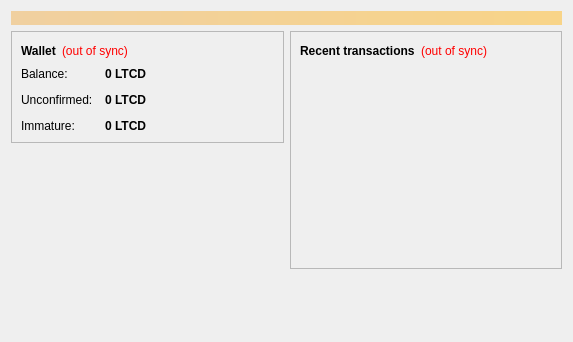
<?xml version="1.0" encoding="UTF-8"?>
<ui version="4.0">
 <class>OverviewPage</class>
 <widget class="QWidget" name="OverviewPage">
  <property name="geometry">
   <rect>
    <x>0</x>
    <y>0</y>
    <width>573</width>
    <height>342</height>
   </rect>
  </property>
  <property name="windowTitle">
   <string>Form</string>
  </property>
  <layout class="QVBoxLayout" name="topLayout">
   <item>
    <widget class="QLabel" name="labelAlerts">
     <property name="visible">
      <bool>false</bool>
     </property>
     <property name="styleSheet">
      <string notr="true">background-color: qlineargradient(x1: 0, y1: 0, x2: 1, y2: 0, stop:0 #F0D0A0, stop:1 #F8D488); color:#000000;</string>
     </property>
     <property name="wordWrap">
      <bool>true</bool>
     </property>
     <property name="margin">
      <number>3</number>
     </property>
    </widget>
   </item>
   <item>
    <layout class="QHBoxLayout" name="horizontalLayout" stretch="1,1">
     <item>
      <layout class="QVBoxLayout" name="verticalLayout_2">
       <item>
        <widget class="QFrame" name="frame">
         <property name="frameShape">
          <enum>QFrame::StyledPanel</enum>
         </property>
         <property name="frameShadow">
          <enum>QFrame::Raised</enum>
         </property>
         <layout class="QVBoxLayout" name="verticalLayout_4">
          <item>
           <layout class="QHBoxLayout" name="horizontalLayout_4">
            <item>
             <widget class="QLabel" name="label_5">
              <property name="font">
               <font>
                <weight>75</weight>
                <bold>true</bold>
               </font>
              </property>
              <property name="text">
               <string>Wallet</string>
              </property>
             </widget>
            </item>
            <item>
             <widget class="QLabel" name="labelWalletStatus">
              <property name="toolTip">
               <string>The displayed information may be out of date. Your wallet automatically synchronizes with the litecoindiamond network after a connection is established, but this process has not completed yet.</string>
              </property>
              <property name="styleSheet">
               <string notr="true">QLabel { color: red; }</string>
              </property>
              <property name="text">
               <string notr="true">(out of sync)</string>
              </property>
              <property name="alignment">
               <set>Qt::AlignLeading|Qt::AlignLeft|Qt::AlignVCenter</set>
              </property>
             </widget>
            </item>
            <item>
             <spacer name="horizontalSpacer_2">
              <property name="orientation">
               <enum>Qt::Horizontal</enum>
              </property>
              <property name="sizeHint" stdset="0">
               <size>
                <width>40</width>
                <height>20</height>
               </size>
              </property>
             </spacer>
            </item>
           </layout>
          </item>
          <item>
           <layout class="QFormLayout" name="formLayout_2">
            <property name="fieldGrowthPolicy">
             <enum>QFormLayout::AllNonFixedFieldsGrow</enum>
            </property>
            <property name="horizontalSpacing">
             <number>12</number>
            </property>
            <property name="verticalSpacing">
             <number>12</number>
            </property>
            <item row="0" column="0">
             <widget class="QLabel" name="label">
              <property name="text">
               <string>Balance:</string>
              </property>
             </widget>
            </item>
            <item row="0" column="1">
             <widget class="QLabel" name="labelBalance">
              <property name="font">
               <font>
                <weight>75</weight>
                <bold>true</bold>
               </font>
              </property>
              <property name="cursor">
               <cursorShape>IBeamCursor</cursorShape>
              </property>
              <property name="toolTip">
               <string>Your current balance</string>
              </property>
              <property name="text">
               <string notr="true">0 LTCD</string>
              </property>
              <property name="textInteractionFlags">
               <set>Qt::LinksAccessibleByMouse|Qt::TextSelectableByKeyboard|Qt::TextSelectableByMouse</set>
              </property>
             </widget>
            </item>
            <item row="1" column="0">
             <widget class="QLabel" name="label_3">
              <property name="text">
               <string>Unconfirmed:</string>
              </property>
             </widget>
            </item>
            <item row="1" column="1">
             <widget class="QLabel" name="labelUnconfirmed">
              <property name="font">
               <font>
                <weight>75</weight>
                <bold>true</bold>
               </font>
              </property>
              <property name="cursor">
               <cursorShape>IBeamCursor</cursorShape>
              </property>
              <property name="toolTip">
               <string>Total of transactions that have yet to be confirmed, and do not yet count toward the current balance</string>
              </property>
              <property name="text">
               <string notr="true">0 LTCD</string>
              </property>
              <property name="textInteractionFlags">
               <set>Qt::LinksAccessibleByMouse|Qt::TextSelectableByKeyboard|Qt::TextSelectableByMouse</set>
              </property>
             </widget>
            </item>
            <item row="2" column="0">
             <widget class="QLabel" name="labelImmatureText">
              <property name="text">
               <string>Immature:</string>
              </property>
             </widget>
            </item>
            <item row="2" column="1">
             <widget class="QLabel" name="labelImmature">
              <property name="font">
               <font>
                <weight>75</weight>
                <bold>true</bold>
               </font>
              </property>
              <property name="toolTip">
               <string>Mined balance that has not yet matured</string>
              </property>
              <property name="text">
               <string notr="true">0 LTCD</string>
              </property>
              <property name="textInteractionFlags">
               <set>Qt::LinksAccessibleByMouse|Qt::TextSelectableByKeyboard|Qt::TextSelectableByMouse</set>
              </property>
             </widget>
            </item>
           </layout>
          </item>
         </layout>
        </widget>
       </item>
       <item>
        <spacer name="verticalSpacer">
         <property name="orientation">
          <enum>Qt::Vertical</enum>
         </property>
         <property name="sizeHint" stdset="0">
          <size>
           <width>20</width>
           <height>40</height>
          </size>
         </property>
        </spacer>
       </item>
      </layout>
     </item>
     <item>
      <layout class="QVBoxLayout" name="verticalLayout_3">
       <item>
        <widget class="QFrame" name="frame_2">
         <property name="frameShape">
          <enum>QFrame::StyledPanel</enum>
         </property>
         <property name="frameShadow">
          <enum>QFrame::Raised</enum>
         </property>
         <layout class="QVBoxLayout" name="verticalLayout">
          <item>
           <layout class="QHBoxLayout" name="horizontalLayout_2">
            <item>
             <widget class="QLabel" name="label_4">
              <property name="text">
               <string>&lt;b&gt;Recent transactions&lt;/b&gt;</string>
              </property>
             </widget>
            </item>
            <item>
             <widget class="QLabel" name="labelTransactionsStatus">
              <property name="toolTip">
               <string>The displayed information may be out of date. Your wallet automatically synchronizes with the litecoindiamond network after a connection is established, but this process has not completed yet.</string>
              </property>
              <property name="styleSheet">
               <string notr="true">QLabel { color: red; }</string>
              </property>
              <property name="text">
               <string notr="true">(out of sync)</string>
              </property>
              <property name="alignment">
               <set>Qt::AlignRight|Qt::AlignTrailing|Qt::AlignVCenter</set>
              </property>
             </widget>
            </item>
            <item>
             <spacer name="horizontalSpacer">
              <property name="orientation">
               <enum>Qt::Horizontal</enum>
              </property>
              <property name="sizeHint" stdset="0">
               <size>
                <width>40</width>
                <height>20</height>
               </size>
              </property>
             </spacer>
            </item>
           </layout>
          </item>
          <item>
           <widget class="QListView" name="listTransactions">
            <property name="styleSheet">
             <string notr="true">QListView { background: transparent; }</string>
            </property>
            <property name="frameShape">
             <enum>QFrame::NoFrame</enum>
            </property>
            <property name="verticalScrollBarPolicy">
             <enum>Qt::ScrollBarAlwaysOff</enum>
            </property>
            <property name="horizontalScrollBarPolicy">
             <enum>Qt::ScrollBarAlwaysOff</enum>
            </property>
            <property name="selectionMode">
             <enum>QAbstractItemView::NoSelection</enum>
            </property>
           </widget>
          </item>
         </layout>
        </widget>
       </item>
       <item>
        <spacer name="verticalSpacer_2">
         <property name="orientation">
          <enum>Qt::Vertical</enum>
         </property>
         <property name="sizeHint" stdset="0">
          <size>
           <width>20</width>
           <height>40</height>
          </size>
         </property>
        </spacer>
       </item>
      </layout>
     </item>
    </layout>
   </item>
  </layout>
 </widget>
 <resources/>
 <connections/>
</ui>
